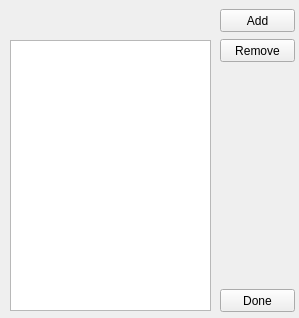
<?xml version="1.0" encoding="UTF-8"?>
<ui version="4.0">
 <class>gdaxAccountSetupWindow</class>
 <widget class="QWidget" name="gdaxAccountSetupWindow">
  <property name="geometry">
   <rect>
    <x>0</x>
    <y>0</y>
    <width>299</width>
    <height>318</height>
   </rect>
  </property>
  <property name="windowTitle">
   <string>GDAX Accounts</string>
  </property>
  <widget class="QPushButton" name="mAddButton">
   <property name="geometry">
    <rect>
     <x>220</x>
     <y>9</y>
     <width>75</width>
     <height>23</height>
    </rect>
   </property>
   <property name="text">
    <string>Add</string>
   </property>
  </widget>
  <widget class="QPushButton" name="mRemoveButton">
   <property name="geometry">
    <rect>
     <x>220</x>
     <y>39</y>
     <width>75</width>
     <height>23</height>
    </rect>
   </property>
   <property name="text">
    <string>Remove</string>
   </property>
  </widget>
  <widget class="QPushButton" name="mDoneButton">
   <property name="geometry">
    <rect>
     <x>220</x>
     <y>289</y>
     <width>75</width>
     <height>23</height>
    </rect>
   </property>
   <property name="text">
    <string>Done</string>
   </property>
  </widget>
  <widget class="QListWidget" name="mAccountList">
   <property name="geometry">
    <rect>
     <x>10</x>
     <y>40</y>
     <width>201</width>
     <height>271</height>
    </rect>
   </property>
  </widget>
 </widget>
 <resources/>
 <connections/>
</ui>
